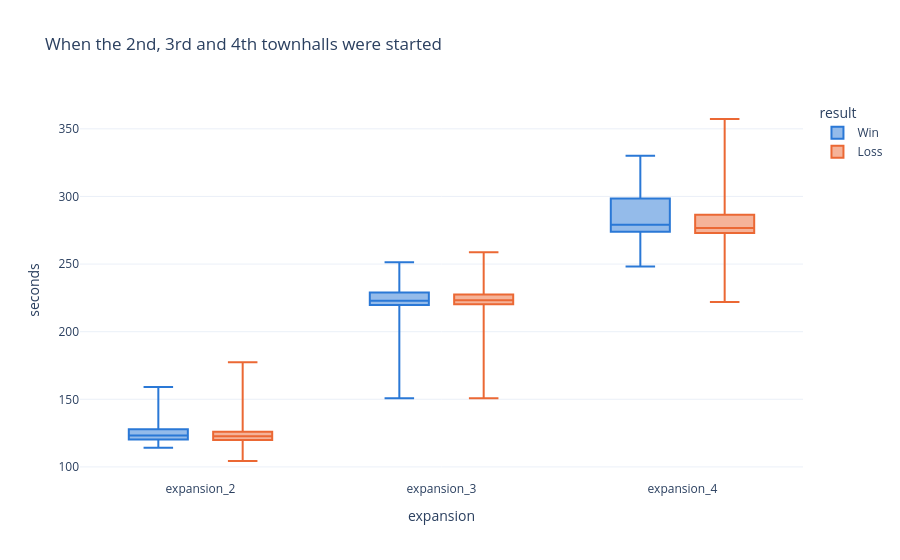

Notebook source saved alongside this figure:
### Code cell
expansions = bases.unpivot(index=["ext_fs_id", "result"], on=["expansion_2", "expansion_3", "expansion_4"],
                           variable_name="expansion", value_name="seconds").drop_nulls("seconds")
fig = px.box(expansions, x="expansion", y="seconds", color="result", template=TEMPLATE, color_discrete_map=RESULT_COLORS,
             title="When the 2nd, 3rd and 4th townhalls were started", points=False)
fig.show()

### Figure 1 — Plotly figure (JSON) as saved in the notebook; plotly's stock layout.template omitted (floating-point values rounded to 4 significant figures; data arrays with more than 128 entries replaced by an {"elided": "..."} marker saying what was removed)
{"data": [{"alignmentgroup": "True", "boxpoints": false, "hovertemplate": "result=Win<br>expansion=%{x}<br>seconds=%{y}<extra></extra>", "legendgroup": "Win", "marker": {"color": "#2a78d6"}, "name": "Win", "notched": false, "offsetgroup": "Win", "orientation": "v", "showlegend": true, "type": "box", "x": {"elided": "1482 str values"}, "x0": " ", "xaxis": "x", "y": {"elided": "1482 float values"}, "y0": " ", "yaxis": "y"}, {"alignmentgroup": "True", "boxpoints": false, "hovertemplate": "result=Loss<br>expansion=%{x}<br>seconds=%{y}<extra></extra>", "legendgroup": "Loss", "marker": {"color": "#eb6834"}, "name": "Loss", "notched": false, "offsetgroup": "Loss", "orientation": "v", "showlegend": true, "type": "box", "x": {"elided": "2665 str values"}, "x0": " ", "xaxis": "x", "y": {"elided": "2665 float values"}, "y0": " ", "yaxis": "y"}], "layout": {"boxmode": "group", "legend": {"title": {"text": "result"}, "tracegroupgap": 0}, "title": {"text": "When the 2nd, 3rd and 4th townhalls were started"}, "xaxis": {"anchor": "y", "domain": [0.0, 1.0], "title": {"text": "expansion"}}, "yaxis": {"anchor": "x", "domain": [0.0, 1.0], "title": {"text": "seconds"}}}}
